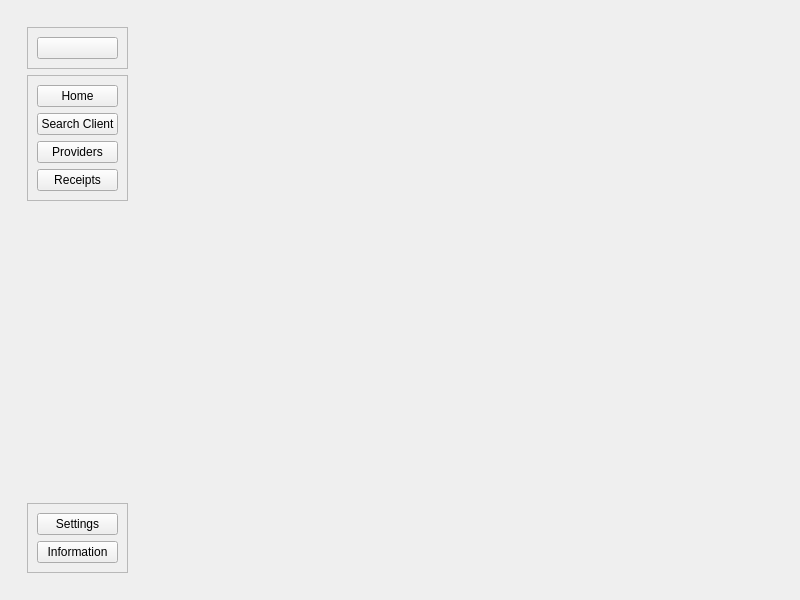
<?xml version="1.0" encoding="UTF-8"?>
<ui version="4.0">
 <class>MainWindow</class>
 <widget class="QMainWindow" name="MainWindow">
  <property name="geometry">
   <rect>
    <x>0</x>
    <y>0</y>
    <width>800</width>
    <height>600</height>
   </rect>
  </property>
  <property name="windowTitle">
   <string>MainWindow</string>
  </property>
  <widget class="QWidget" name="centralwidget">
   <layout class="QHBoxLayout" name="horizontalLayout">
    <item alignment="Qt::AlignLeft">
     <widget class="QWidget" name="leftMenuContainer" native="true">
      <layout class="QVBoxLayout" name="verticalLayout">
       <item alignment="Qt::AlignLeft">
        <widget class="QWidget" name="leftMenuSubContainer" native="true">
         <property name="enabled">
          <bool>true</bool>
         </property>
         <layout class="QVBoxLayout" name="verticalLayout_2">
          <item alignment="Qt::AlignTop">
           <widget class="QFrame" name="frame">
            <property name="frameShape">
             <enum>QFrame::StyledPanel</enum>
            </property>
            <property name="frameShadow">
             <enum>QFrame::Raised</enum>
            </property>
            <layout class="QHBoxLayout" name="horizontalLayout_2">
             <item>
              <widget class="QPushButton" name="menuButton">
               <property name="maximumSize">
                <size>
                 <width>16777215</width>
                 <height>40</height>
                </size>
               </property>
               <property name="toolTip">
                <string>Menu</string>
               </property>
               <property name="text">
                <string/>
               </property>
               <property name="icon">
                <iconset resource="resouces.qrc">
                 <normaloff>:/icons/icons/align-justify.svg</normaloff>:/icons/icons/align-justify.svg</iconset>
               </property>
               <property name="iconSize">
                <size>
                 <width>24</width>
                 <height>24</height>
                </size>
               </property>
              </widget>
             </item>
            </layout>
           </widget>
          </item>
          <item alignment="Qt::AlignTop">
           <widget class="QFrame" name="frame_2">
            <property name="sizePolicy">
             <sizepolicy hsizetype="Preferred" vsizetype="Preferred">
              <horstretch>0</horstretch>
              <verstretch>0</verstretch>
             </sizepolicy>
            </property>
            <property name="frameShape">
             <enum>QFrame::StyledPanel</enum>
            </property>
            <property name="frameShadow">
             <enum>QFrame::Raised</enum>
            </property>
            <layout class="QVBoxLayout" name="verticalLayout_3">
             <item>
              <widget class="QPushButton" name="pushButton_4">
               <property name="toolTip">
                <string>Home</string>
               </property>
               <property name="text">
                <string>Home</string>
               </property>
               <property name="icon">
                <iconset resource="resouces.qrc">
                 <normaloff>:/icons/icons/home.svg</normaloff>:/icons/icons/home.svg</iconset>
               </property>
               <property name="iconSize">
                <size>
                 <width>24</width>
                 <height>24</height>
                </size>
               </property>
              </widget>
             </item>
             <item>
              <widget class="QPushButton" name="pushButton_3">
               <property name="toolTip">
                <string>Search Client</string>
               </property>
               <property name="text">
                <string>Search Client</string>
               </property>
               <property name="icon">
                <iconset resource="resouces.qrc">
                 <normaloff>:/icons/icons/search.svg</normaloff>:/icons/icons/search.svg</iconset>
               </property>
               <property name="iconSize">
                <size>
                 <width>24</width>
                 <height>24</height>
                </size>
               </property>
              </widget>
             </item>
             <item>
              <widget class="QPushButton" name="pushButton_5">
               <property name="toolTip">
                <string>View Provirds</string>
               </property>
               <property name="text">
                <string>Providers</string>
               </property>
               <property name="icon">
                <iconset resource="resouces.qrc">
                 <normaloff>:/icons/icons/truck.svg</normaloff>:/icons/icons/truck.svg</iconset>
               </property>
               <property name="iconSize">
                <size>
                 <width>24</width>
                 <height>24</height>
                </size>
               </property>
              </widget>
             </item>
             <item>
              <widget class="QPushButton" name="pushButton_2">
               <property name="toolTip">
                <string>View Receipts</string>
               </property>
               <property name="text">
                <string>Receipts</string>
               </property>
               <property name="icon">
                <iconset resource="resouces.qrc">
                 <normaloff>:/icons/icons/file-text.svg</normaloff>:/icons/icons/file-text.svg</iconset>
               </property>
               <property name="iconSize">
                <size>
                 <width>24</width>
                 <height>24</height>
                </size>
               </property>
              </widget>
             </item>
            </layout>
           </widget>
          </item>
          <item>
           <spacer name="verticalSpacer">
            <property name="orientation">
             <enum>Qt::Vertical</enum>
            </property>
            <property name="sizeHint" stdset="0">
             <size>
              <width>20</width>
              <height>40</height>
             </size>
            </property>
           </spacer>
          </item>
          <item>
           <widget class="QFrame" name="frame_3">
            <property name="frameShape">
             <enum>QFrame::StyledPanel</enum>
            </property>
            <property name="frameShadow">
             <enum>QFrame::Raised</enum>
            </property>
            <layout class="QVBoxLayout" name="verticalLayout_4">
             <item>
              <widget class="QPushButton" name="pushButton_6">
               <property name="toolTip">
                <string>Go to ettings</string>
               </property>
               <property name="text">
                <string>Settings</string>
               </property>
               <property name="icon">
                <iconset resource="resouces.qrc">
                 <normaloff>:/icons/icons/settings.svg</normaloff>:/icons/icons/settings.svg</iconset>
               </property>
               <property name="iconSize">
                <size>
                 <width>24</width>
                 <height>24</height>
                </size>
               </property>
              </widget>
             </item>
             <item>
              <widget class="QPushButton" name="pushButton_7">
               <property name="toolTip">
                <string>Information about the app</string>
               </property>
               <property name="text">
                <string>Information</string>
               </property>
               <property name="icon">
                <iconset resource="resouces.qrc">
                 <normaloff>:/icons/icons/info.svg</normaloff>:/icons/icons/info.svg</iconset>
               </property>
               <property name="iconSize">
                <size>
                 <width>24</width>
                 <height>24</height>
                </size>
               </property>
              </widget>
             </item>
            </layout>
           </widget>
          </item>
         </layout>
        </widget>
       </item>
      </layout>
     </widget>
    </item>
    <item>
     <widget class="QWidget" name="mainBodyContainer" native="true"/>
    </item>
   </layout>
  </widget>
 </widget>
 <resources>
  <include location="resouces.qrc"/>
 </resources>
 <connections/>
</ui>
